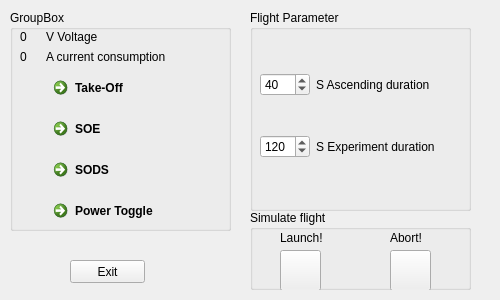
<?xml version="1.0" encoding="UTF-8"?>
<ui version="4.0">
 <class>RexusControl</class>
 <widget class="QDialog" name="RexusControl">
  <property name="geometry">
   <rect>
    <x>0</x>
    <y>0</y>
    <width>500</width>
    <height>300</height>
   </rect>
  </property>
  <property name="sizePolicy">
   <sizepolicy hsizetype="Fixed" vsizetype="Fixed">
    <horstretch>0</horstretch>
    <verstretch>0</verstretch>
   </sizepolicy>
  </property>
  <property name="minimumSize">
   <size>
    <width>500</width>
    <height>300</height>
   </size>
  </property>
  <property name="maximumSize">
   <size>
    <width>500</width>
    <height>300</height>
   </size>
  </property>
  <property name="windowTitle">
   <string>Rexus Control</string>
  </property>
  <property name="sizeGripEnabled">
   <bool>false</bool>
  </property>
  <widget class="QGroupBox" name="groupBox_2">
   <property name="geometry">
    <rect>
     <x>10</x>
     <y>10</y>
     <width>221</width>
     <height>221</height>
    </rect>
   </property>
   <property name="title">
    <string>GroupBox</string>
   </property>
   <widget class="QWidget" name="gridLayoutWidget">
    <property name="geometry">
     <rect>
      <x>10</x>
      <y>20</y>
      <width>201</width>
      <height>198</height>
     </rect>
    </property>
    <layout class="QGridLayout" name="gridLayout">
     <item row="3" column="0">
      <widget class="QLabel" name="label_7">
       <property name="maximumSize">
        <size>
         <width>20</width>
         <height>20</height>
        </size>
       </property>
       <property name="text">
        <string/>
       </property>
       <property name="pixmap">
        <pixmap resource="FireTamer.qrc">:/images/ledoff.png</pixmap>
       </property>
       <property name="scaledContents">
        <bool>true</bool>
       </property>
      </widget>
     </item>
     <item row="2" column="0">
      <widget class="QLabel" name="label_3">
       <property name="maximumSize">
        <size>
         <width>20</width>
         <height>20</height>
        </size>
       </property>
       <property name="text">
        <string/>
       </property>
       <property name="pixmap">
        <pixmap resource="FireTamer.qrc">:/images/ledoff.png</pixmap>
       </property>
       <property name="scaledContents">
        <bool>true</bool>
       </property>
      </widget>
     </item>
     <item row="0" column="0">
      <widget class="QLabel" name="label">
       <property name="text">
        <string>0</string>
       </property>
      </widget>
     </item>
     <item row="1" column="0">
      <widget class="QLabel" name="label_5">
       <property name="text">
        <string>0</string>
       </property>
      </widget>
     </item>
     <item row="1" column="1">
      <widget class="QLabel" name="label_6">
       <property name="text">
        <string>A current consumption</string>
       </property>
      </widget>
     </item>
     <item row="4" column="0">
      <widget class="QLabel" name="label_9">
       <property name="maximumSize">
        <size>
         <width>20</width>
         <height>20</height>
        </size>
       </property>
       <property name="text">
        <string/>
       </property>
       <property name="pixmap">
        <pixmap resource="FireTamer.qrc">:/images/ledoff.png</pixmap>
       </property>
       <property name="scaledContents">
        <bool>true</bool>
       </property>
      </widget>
     </item>
     <item row="2" column="1">
      <widget class="QCommandLinkButton" name="commandLinkButton">
       <property name="text">
        <string>Take-Off</string>
       </property>
      </widget>
     </item>
     <item row="3" column="1">
      <widget class="QCommandLinkButton" name="commandLinkButton_2">
       <property name="text">
        <string>SOE</string>
       </property>
      </widget>
     </item>
     <item row="4" column="1">
      <widget class="QCommandLinkButton" name="commandLinkButton_3">
       <property name="text">
        <string>SODS</string>
       </property>
      </widget>
     </item>
     <item row="0" column="1">
      <widget class="QLabel" name="label_2">
       <property name="text">
        <string>V Voltage</string>
       </property>
      </widget>
     </item>
     <item row="5" column="1">
      <widget class="QCommandLinkButton" name="commandLinkButton_4">
       <property name="text">
        <string>Power Toggle</string>
       </property>
      </widget>
     </item>
     <item row="5" column="0">
      <widget class="QLabel" name="label_4">
       <property name="maximumSize">
        <size>
         <width>20</width>
         <height>20</height>
        </size>
       </property>
       <property name="text">
        <string/>
       </property>
       <property name="pixmap">
        <pixmap resource="FireTamer.qrc">:/images/ledoff.png</pixmap>
       </property>
       <property name="scaledContents">
        <bool>true</bool>
       </property>
      </widget>
     </item>
    </layout>
   </widget>
  </widget>
  <widget class="QGroupBox" name="groupBox">
   <property name="geometry">
    <rect>
     <x>250</x>
     <y>10</y>
     <width>221</width>
     <height>201</height>
    </rect>
   </property>
   <property name="title">
    <string>Flight Parameter</string>
   </property>
   <widget class="QWidget" name="gridLayoutWidget_2">
    <property name="geometry">
     <rect>
      <x>10</x>
      <y>30</y>
      <width>211</width>
      <height>151</height>
     </rect>
    </property>
    <layout class="QGridLayout" name="gridLayout_2">
     <item row="0" column="1">
      <widget class="QLabel" name="label_8">
       <property name="text">
        <string>S Ascending duration</string>
       </property>
      </widget>
     </item>
     <item row="0" column="0">
      <widget class="QSpinBox" name="spinBox">
       <property name="maximumSize">
        <size>
         <width>50</width>
         <height>16777215</height>
        </size>
       </property>
       <property name="maximum">
        <number>400</number>
       </property>
       <property name="value">
        <number>40</number>
       </property>
      </widget>
     </item>
     <item row="1" column="0">
      <widget class="QSpinBox" name="spinBox_2">
       <property name="sizePolicy">
        <sizepolicy hsizetype="Minimum" vsizetype="Fixed">
         <horstretch>0</horstretch>
         <verstretch>0</verstretch>
        </sizepolicy>
       </property>
       <property name="maximumSize">
        <size>
         <width>50</width>
         <height>16777215</height>
        </size>
       </property>
       <property name="maximum">
        <number>400</number>
       </property>
       <property name="value">
        <number>120</number>
       </property>
      </widget>
     </item>
     <item row="1" column="1">
      <widget class="QLabel" name="label_10">
       <property name="text">
        <string>S Experiment duration</string>
       </property>
      </widget>
     </item>
    </layout>
   </widget>
  </widget>
  <widget class="QPushButton" name="pushButton">
   <property name="geometry">
    <rect>
     <x>70</x>
     <y>260</y>
     <width>75</width>
     <height>23</height>
    </rect>
   </property>
   <property name="text">
    <string>Exit</string>
   </property>
  </widget>
  <widget class="QGroupBox" name="groupBox_3">
   <property name="geometry">
    <rect>
     <x>250</x>
     <y>210</y>
     <width>221</width>
     <height>80</height>
    </rect>
   </property>
   <property name="title">
    <string>Simulate flight</string>
   </property>
   <widget class="QPushButton" name="pushButton_2">
    <property name="geometry">
     <rect>
      <x>30</x>
      <y>40</y>
      <width>41</width>
      <height>41</height>
     </rect>
    </property>
    <property name="text">
     <string/>
    </property>
    <property name="icon">
     <iconset resource="FireTamer.qrc">
      <normaloff>:/images/launch.png</normaloff>:/images/launch.png</iconset>
    </property>
    <property name="iconSize">
     <size>
      <width>40</width>
      <height>40</height>
     </size>
    </property>
   </widget>
   <widget class="QLabel" name="label_11">
    <property name="geometry">
     <rect>
      <x>30</x>
      <y>20</y>
      <width>51</width>
      <height>16</height>
     </rect>
    </property>
    <property name="text">
     <string>Launch!</string>
    </property>
   </widget>
   <widget class="QPushButton" name="pushButton_3">
    <property name="geometry">
     <rect>
      <x>140</x>
      <y>40</y>
      <width>41</width>
      <height>41</height>
     </rect>
    </property>
    <property name="text">
     <string/>
    </property>
    <property name="icon">
     <iconset resource="FireTamer.qrc">
      <normaloff>:/images/application-exit.png</normaloff>:/images/application-exit.png</iconset>
    </property>
    <property name="iconSize">
     <size>
      <width>40</width>
      <height>40</height>
     </size>
    </property>
   </widget>
   <widget class="QLabel" name="label_12">
    <property name="geometry">
     <rect>
      <x>140</x>
      <y>20</y>
      <width>41</width>
      <height>16</height>
     </rect>
    </property>
    <property name="text">
     <string>Abort!</string>
    </property>
   </widget>
  </widget>
 </widget>
 <resources>
  <include location="FireTamer.qrc"/>
 </resources>
 <connections/>
</ui>
